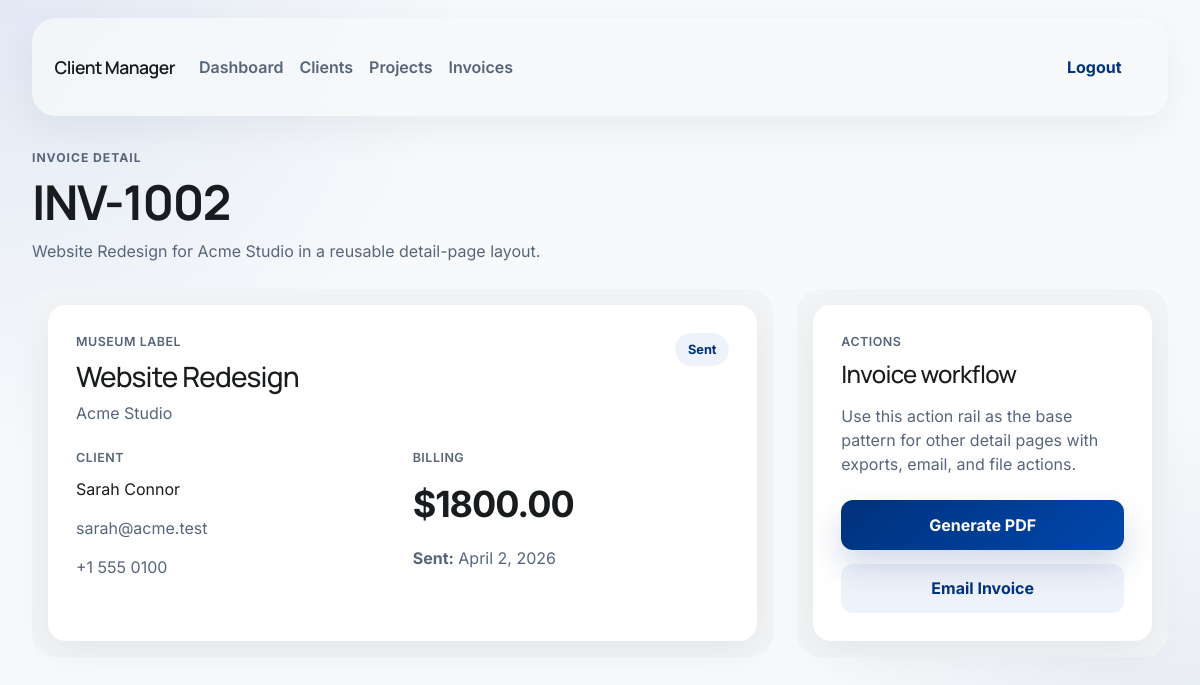
/invoices/2/ (signed in), run on the app's committed database.
### core/models.py (models this page shows, shortened)
class Invoice(models.Model):
    class Status(models.TextChoices):
        DRAFT = "draft", "Draft"
        SENT = "sent", "Sent"
        PAID = "paid", "Paid"
        OVERDUE = "overdue", "Overdue"
    project = models.ForeignKey(Project, on_delete=models.CASCADE, related_name="invoices")
    number = models.CharField(max_length=50, unique=True)
    amount = models.DecimalField(max_digits=10, decimal_places=2)
    status = models.CharField(max_length=20, choices=Status.choices, default=Status.DRAFT)
    pdf_file = models.FileField(upload_to="invoices/pdfs/", blank=True)
    sent_date = models.DateField(null=True, blank=True)
    created_at = models.DateTimeField(auto_now_add=True)
    class Meta:
        ordering = ["-created_at"]

class Project(models.Model):
    class Status(models.TextChoices):
        PLANNING = "planning", "Planning"
        ACTIVE = "active", "Active"
        ON_HOLD = "on_hold", "On hold"
        COMPLETED = "completed", "Completed"
    client = models.ForeignKey(Client, on_delete=models.CASCADE, related_name="projects")
    title = models.CharField(max_length=255)
    status = models.CharField(max_length=20, choices=Status.choices, default=Status.PLANNING)
    deadline = models.DateField()
    budget = models.DecimalField(max_digits=10, decimal_places=2, default=Decimal("0.00"))
    created_at = models.DateTimeField(auto_now_add=True)
    class Meta:
        ordering = ["deadline", "title"]

class Client(models.Model):
    name = models.CharField(max_length=255)
    email = models.EmailField(unique=True)
    company = models.CharField(max_length=255)
    phone = models.CharField(max_length=50)
    created_at = models.DateTimeField(auto_now_add=True)
    class Meta:
        ordering = ["name"]

### core/views.py (the view)
# urls.py: path("invoices/<int:pk>/", views.InvoiceDetailView.as_view(), name="invoice_detail"),
class InvoiceDetailView(LoginRequiredMixin, DetailView):
    model = Invoice
    template_name = "core/invoice_detail.html"
    context_object_name = "invoice"
    queryset = Invoice.objects.select_related("project", "project__client")

### templates/core/invoice_detail.html (shortened to what this page needs)
{% extends "base.html" %}
{% block content %}
<section class="page-header">
    <div class="page-heading">
        <span class="page-eyebrow">Invoice Detail</span>
        <h1 class="page-title">{{ invoice.number }}</h1>
        <p class="page-subtitle">{{ invoice.project.title }} for {{ invoice.project.client.company }} in a reusable detail-page layout.</p>
    </div>
</section>
<section class="detail-grid">
    <div class="detail-panel">
        <div class="detail-main">
            <div class="d-flex justify-content-between align-items-start gap-3 mb-4">
                <div>
                    <p class="meta-label mb-2">Museum Label</p>
                    <h2 class="h3 mb-2">{{ invoice.project.title }}</h2>
                    <p class="muted-copy mb-0">{{ invoice.project.client.company }}</p>
                </div>
                <span class="status-badge">{{ invoice.get_status_display }}</span>
            </div>
            <div class="detail-meta-grid">
                <div>
                    <p class="detail-label">Client</p>
                    <div class="detail-stack">
                        <p class="detail-value">{{ invoice.project.client.name }}</p>
                        <p class="detail-value text-soft">{{ invoice.project.client.email }}</p>
                        <p class="detail-value text-soft text-numeric">{{ invoice.project.client.phone }}</p>
                    </div>
                </div>
                <div>
                    <p class="detail-label">Billing</p>
                    <div class="detail-stack">
                        <p class="data-number">${{ invoice.amount }}</p>
                        <p class="detail-value text-soft"><strong>Sent:</strong> {{ invoice.sent_date|default:"Not sent yet" }}</p>
                    </div>
                </div>
            </div>
        </div>
    </div>
    <div class="detail-panel">
        <div class="detail-side">
            <p class="meta-label mb-2">Actions</p>
            <h2 class="h4 mb-3">Invoice workflow</h2>
            <p class="muted-copy mb-4">Use this action rail as the base pattern for other detail pages with exports, email, and file actions.</p>
            <div class="detail-actions">
                <a class="app-button-primary" href="{% url 'invoice_pdf' invoice.pk %}" target="_blank">Generate PDF</a>
                <form method="post" action="{% url 'invoice_email' invoice.pk %}">
                    <button class="app-button-secondary w-100" type="submit">Email Invoice</button>
                </form>
            </div>
        </div>
    </div>
</section>
{% endblock %}

### static/css/styles.css (style rules this page uses)
:root { --primary: #00327d; --primary-container: #0047ab; --primary-fixed: #dae2ff; --surface: #f7f9fb; --surface-low: #f2f4f6; --surface-lowest: #ffffff; --surface-bright: #f7f9fb; --surface-tint: #2559bd; --on-surface: #191c1e; --on-secondary-container: #57657a; --outline: #737784; --outline-variant: rgba(195, 198, 213, 0.2); --tertiary: #651f00; --success-soft: #eaf6ef; --warning-soft: #fff4e8; --danger-soft: #fbeceb; --shadow-ambient: 0 12px 40px rgba(25, 28, 30, 0.06); --shadow-soft: 0 18px 50px rgba(25, 28, 30, 0.08); --glass-surface: rgba(247, 249, 251, 0.8); --safe-zone: 32px; --radius-xl: 1.5rem; --radius-lg: 1.125rem; --radius-md: 0.75rem; --radius-sm: 0.5rem; }
html, body { min-height: 100%; }
body { background: radial-gradient(circle at top left, rgba(37, 89, 189, 0.1), transparent 32%), radial-gradient(circle at bottom right, rgba(0, 50, 125, 0.08), transparent 28%), linear-gradient(180deg, var(--surface-bright) 0%, var(--surface) 100%); color: var(--on-surface); font-family: "Inter", sans-serif; }
h1, h2, h3, h4, h5, h6, .navbar-brand, .page-title, .hero-title { color: var(--on-surface); font-family: "Manrope", sans-serif; font-weight: 700; letter-spacing: -0.03em; }
.page-header { align-items: end; display: flex; justify-content: space-between; gap: 24px; margin-bottom: 24px; }
.page-heading { max-width: 720px; }
.page-eyebrow { color: var(--on-secondary-container); display: inline-block; font-family: "Inter", sans-serif; font-size: 0.76rem; font-weight: 700; letter-spacing: 0.08em; margin-bottom: 0.75rem; text-transform: uppercase; }
.page-title { font-size: clamp(2rem, 4vw, 3.4rem); line-height: 0.96; margin: 0 0 0.8rem; }
.page-subtitle { color: var(--on-secondary-container); font-size: 1rem; line-height: 1.7; margin: 0; max-width: 56ch; }
.stat-label, .meta-label, .detail-label { color: var(--on-secondary-container); font-size: 0.78rem; font-weight: 600; letter-spacing: 0.04em; margin-bottom: 0.55rem; text-transform: uppercase; }
.stat-value, .data-number { color: var(--on-surface); font-family: "Inter", sans-serif; font-size: clamp(1.8rem, 3vw, 2.6rem); font-weight: 700; letter-spacing: -0.03em; margin: 0; }
.stat-note, .muted-copy, .meta-copy { color: var(--on-secondary-container); margin: 0; }
.app-button-primary, .app-button-secondary, .app-button-tertiary { border: 0; border-radius: var(--radius-md); display: inline-flex; align-items: center; justify-content: center; font-weight: 700; gap: 0.5rem; min-height: 48px; padding: 0.8rem 1.5rem; text-decoration: none; transition: transform 0.18s ease, box-shadow 0.18s ease, background-color 0.18s ease, color 0.18s ease; }
.app-button-primary { background: linear-gradient(135deg, var(--primary), var(--primary-container)); box-shadow: 0 16px 32px rgba(0, 50, 125, 0.18); color: #ffffff; }
.app-button-secondary { background: rgba(37, 89, 189, 0.08); color: var(--primary); }
.status-badge { align-items: center; background: rgba(37, 89, 189, 0.08); border-radius: 999px; color: var(--primary); display: inline-flex; font-size: 0.8rem; font-weight: 700; padding: 0.45rem 0.8rem; }
.detail-grid { display: grid; gap: 1.5rem; grid-template-columns: minmax(0, 2fr) minmax(300px, 1fr); }
.detail-panel { background: var(--surface-low); border-radius: var(--radius-xl); padding: 1rem; }
.detail-main, .detail-side { background: var(--surface-lowest); border-radius: calc(var(--radius-xl) - 6px); box-shadow: var(--shadow-ambient); min-height: 100%; padding: 1.75rem; }
.detail-meta-grid { display: grid; gap: 1.25rem; grid-template-columns: repeat(2, minmax(0, 1fr)); }
.detail-value { color: var(--on-surface); margin: 0; }
.detail-stack > * + * { margin-top: 0.95rem; }
.detail-actions { display: grid; gap: 0.85rem; }
.text-numeric { font-family: "Inter", sans-serif; }
.text-soft { color: var(--on-secondary-container) !important; }

### data on the page
Invoice: number "INV-1002", project "Website Redesign", project.client.company "Acme Studio", status "Sent", project.client.name "Sarah Connor", project.client.email "sarah@acme.test", project.client.phone "+1 555 0100", amount "1800.00", sent_date "April 2, 2026"
